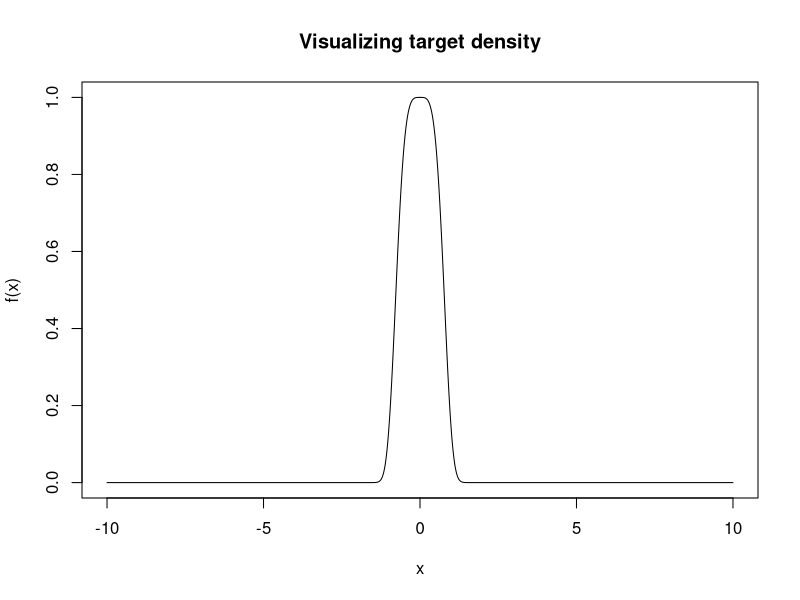

Source code (R):
#MCMC Exercise 4
#Problem 3
#Feb 7, 2017
#Jennifer Starling

#Let f(x) be the density: f(x) \propto exp(-2 * abs(x)^4), -inf < x < inf.
#Using importance sampling, estimate I = integral_{-inf}^{inf} cosh(x)*f(x) dx.

#Target density.
f = function(x) exp(-2 * abs(x)^4)
g = function(x) ((1+exp(2*x)) * exp(-2 * abs(x)^4))/2

n = 1000	#1000 samples

#Sampling density is exp(1).
x = rexp(n,1)
gx = g(x)

#Approximate integral value.
Ihat_N = 2 * (1/n) * sum(gx)
Ihat_N #Dispay result: was 1.7433

#Visualize target density. (Confirming symmetric and can get away w splitting integral.)
pdf(file='/Users/jennstarling/UTAustin/2017S_MCMC/Exercises/Exercise-04/Tex/Figures/Prob3_fx.pdf')
x = seq(-10,10,by=.01)
plot(x,f(x),type='l',main='Visualizing target density')
dev.off()